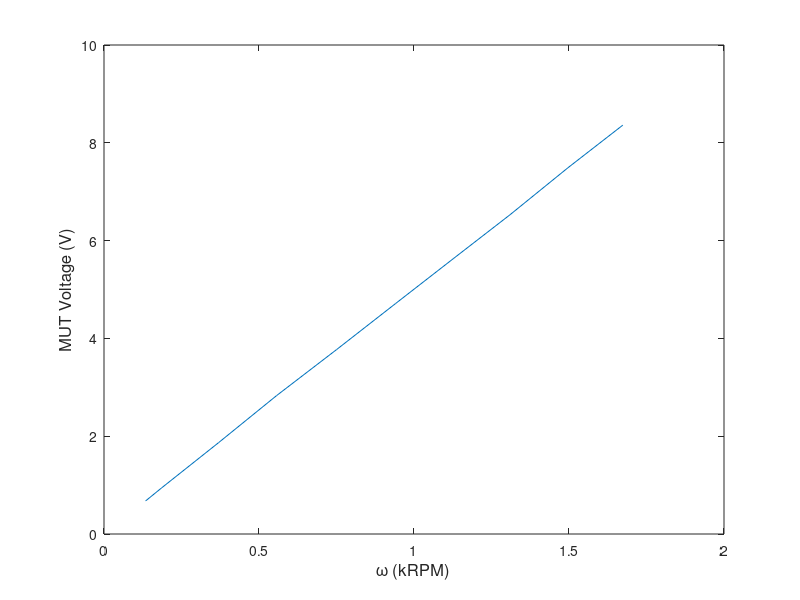

Source code (MATLAB): (Note: this script raises an error after producing the figure.)
clear all;
close all;

%% Part 2 a) and b)
Part2_a_V = [1.7,2,3,4,5,6,7,8,9,10]; % [V]
Part2_a_Et = -[-0.40215,-0.55697,-1.11,-1.67,-2.25,-2.82,-3.38,-3.93,-4.49,-5.02]; % [V]
Part2_a_MUT = [0.6754,0.94198,1.87,2.83,3.77,4.71,5.63,6.53,7.49,8.36]; % [V]

KtachSens = 3; % V/kRPM

Part2_a_EtOmega = Part2_a_Et/KtachSens; % [kRPM]

Part2_a_fit = polyfit(Part2_a_EtOmega(2:end),Part2_a_MUT(2:end),1);
KeCalc = Part2_a_fit(1); % 4.9817 [V/kRPM] - right on the money

figure(1);
plot(Part2_a_EtOmega,Part2_a_MUT);
xlabel('\omega (kRPM)','FontSize',12);
ylabel('MUT Voltage (V)','FontSize',12);

%% Part 2 c)
% Conversion factor Kt = 141.6 Ke in British units, in V/rad/s
Kt = 141.6*KeCalc/1000/(2*pi/60); % Kt = 6.7273 Oz-in/A, matches the spec sheet's +/- 10%

%% Part 3 b)
% ea - KeW -> 1/ (Ls+R) -> Kt -> 1/(2Js+2B) -> W

% To find stall torque, plot torque vs. omega. The region where omega
% increases but torque remains constant is the stall torque. Spec sheet
% says 12 oz-in

R = 4.2; % [ohm]
einput = 6;

torque_6V = einput*Kt/R;

%% Part 3 c)
J = 0.0004; % [oz-in-s^2]
B = 0.2; % [oz-in/kRPM]

K = Kt/(2*B*R + Kt*KeCalc); % [kRPM/V] velocity constant

tau_calc = 2*J*R/(2*B*R + Kt*KeCalc); % [s^2 kPRM]
tau = tau_calc*1000*(2*pi/60); % [s-rad]

%% Part 3 d)
% ch. 0: Tach output ch. 1: ei after op-amp
Part3_b_data = importdata('Data from Section 3 Step 7.lvm','\t',33);
Part3_b_data = Part3_b_data.data;
Part3_Time = Part3_b_data(:,1);
Part3_TachV = Part3_b_data(:,2);
Part3_InputV = Part3_b_data(:,3);

figure(2);
hold on;
plot(Part3_Time,Part3_TachV);
plot(Part3_Time,Part3_InputV);
xlabel('Time (s)','FontSize',12);
ylabel('Voltages (V)','FontSize',12);
legend('Location','best','Tachometer Output','Input Voltage e_a');

Part3_Time = Part3_Time(501:2500);
Part3_TachV = Part3_TachV(501:2500);
Part3_InputV = Part3_InputV(501:2500);

Part3_TachV = smooth(smooth(Part3_TachV));
Part3_InputV = smooth(smooth(Part3_InputV));

Part3_TachV = Part3_TachV - mean(Part3_TachV(1:100));

TachV_FinalValue = mean(Part3_TachV(1000:end));

TauV = 0.632*TachV_FinalValue;

for i = 1:length(Part3_Time)
    if (Part3_Time(i) > -0.006389)
        startInd = i;
        break;
    end
end

Part3_Time = Part3_Time - Part3_Time(startInd);

for i = 1:length(Part3_TachV)
    if (Part3_TachV(i) > TauV)
        tauInd = i;
        tauTime = Part3_Time(tauInd);
        break;
    end
end

figure(3);
hold on;
plot(Part3_Time,Part3_TachV);
plot(Part3_Time(tauInd),Part3_TachV(tauInd),'O');
xlabel('Time (s)','FontSize',12);
ylabel('Voltages (V)','FontSize',12);
legend('Location','best','Tachometer Output','Tau Point');

% tauTime = JR/(BR + KtKe) with Kt, Ke, R known
% gain = KtKtach/(BR + KtKe)
% Total step input amplitude: 16 V
% Total step response final value: 8 V
inputGain = Part3_InputV(1);
stepGain = Part3_TachV(end);
totalGain = stepGain/inputGain;

Bcalc = 1/R*(Kt*KtachSens/totalGain - Kt*KeCalc);
%% Part 3 e)
